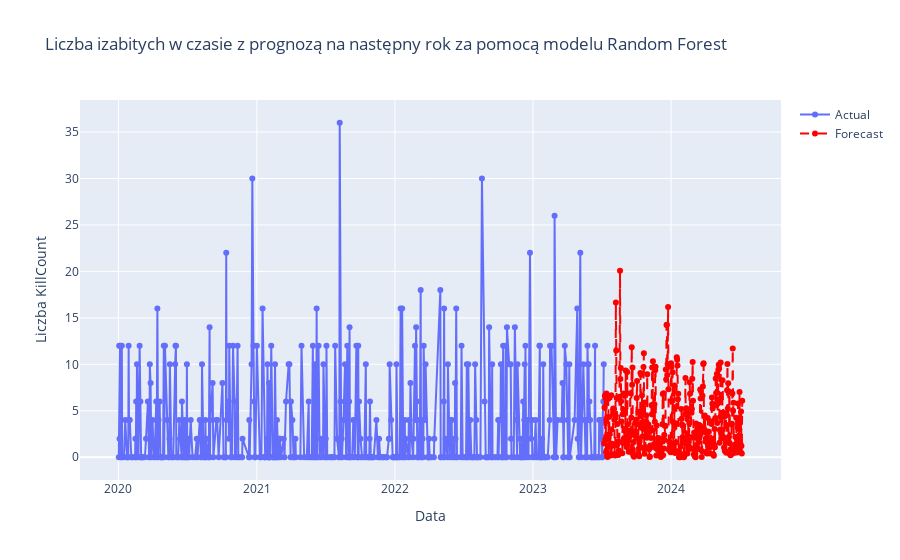

Notebook source saved alongside this figure:
### Code cell
import pandas as pd
import numpy as np
from sklearn.ensemble import RandomForestRegressor
from sklearn.model_selection import train_test_split
import plotly.graph_objects as go

# Tworzenie kolumny daty
df['Date'] = pd.to_datetime(df[['Year', 'Month', 'Day']])

# Grupowanie i agregacja danych
df_grouped = df.groupby('Date')['KillCount'].sum().reset_index()

# Przygotowanie danych do modelu Random Forest
df_grouped['Month'] = df_grouped['Date'].dt.month
df_grouped['Day'] = df_grouped['Date'].dt.day

X = df_grouped[['Month', 'Day']]
y = df_grouped['KillCount']

# Podział danych na zbiór treningowy i testowy
X_train, X_test, y_train, y_test = train_test_split(X, y, test_size=0.2, random_state=42)

# Dopasowanie modelu Random Forest
model = RandomForestRegressor(n_estimators=100, random_state=42)
model.fit(X_train, y_train)

# Prognoza na następny rok
next_year_dates = pd.date_range(start=df_grouped['Date'].max() + pd.DateOffset(days=1), end=df_grouped['Date'].max() + pd.DateOffset(years=1), freq='D')
next_year_X = pd.DataFrame({'Month': next_year_dates.month, 'Day': next_year_dates.day})
forecast = model.predict(next_year_X)

# Wykres szeregu czasowego z prognozą
fig = go.Figure()

# Dodanie rzeczywistych danych
fig.add_trace(go.Scatter(x=df_grouped['Date'], y=df_grouped['KillCount'], mode='lines+markers', name='Actual'))

# Dodanie prognoz
fig.add_trace(go.Scatter(x=next_year_dates, y=forecast, mode='lines+markers', name='Forecast', line=dict(color='red', dash='dash')))

# Aktualizacja układu wykresu
fig.update_layout(title='Liczba izabitych w czasie z prognozą na następny rok za pomocą modelu Random Forest', xaxis_title='Data', yaxis_title='Liczba KillCount')

# Wyświetlenie wykresu
fig.show()

# Zapisywanie wykresu do pliku HTML
fig.write_html("forecast_plot2_4.html")

### Figure 1 — Plotly figure (JSON) as saved in the notebook; plotly's stock layout.template omitted (floating-point values rounded to 4 significant figures; data arrays with more than 128 entries replaced by an {"elided": "..."} marker saying what was removed)
{"data": [{"mode": "lines+markers", "name": "Actual", "type": "scatter", "x": {"elided": "508 str values"}, "y": {"elided": "508 int values"}}, {"line": {"color": "red", "dash": "dash"}, "mode": "lines+markers", "name": "Forecast", "type": "scatter", "x": {"elided": "366 str values"}, "y": {"elided": "366 float values"}}], "layout": {"title": {"text": "Liczba izabitych w czasie z prognozą na następny rok za pomocą modelu Random Forest"}, "xaxis": {"title": {"text": "Data"}}, "yaxis": {"title": {"text": "Liczba KillCount"}}}}
